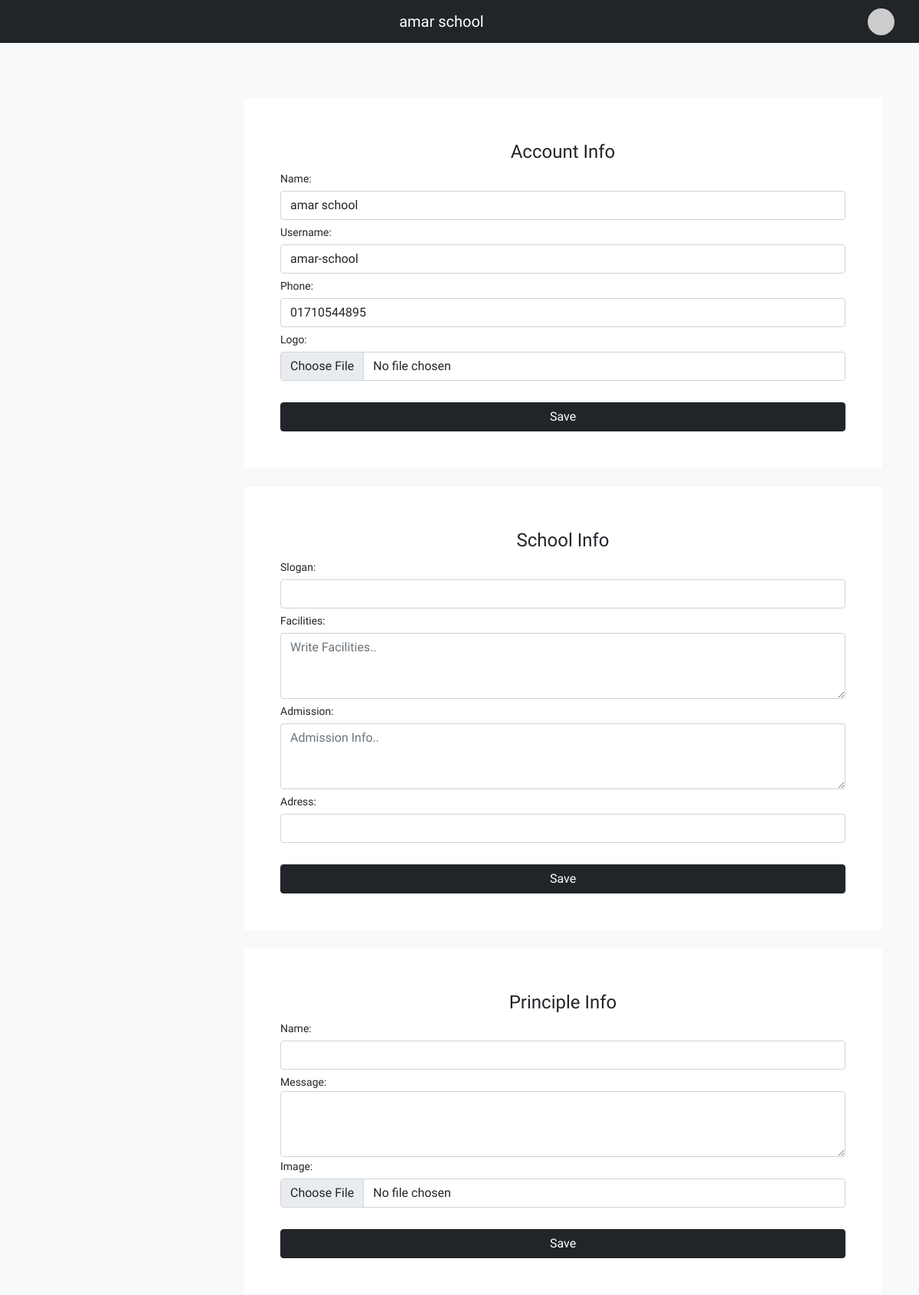
/dashboard/school-info (signed in), run on an earlier commit of the app's database.
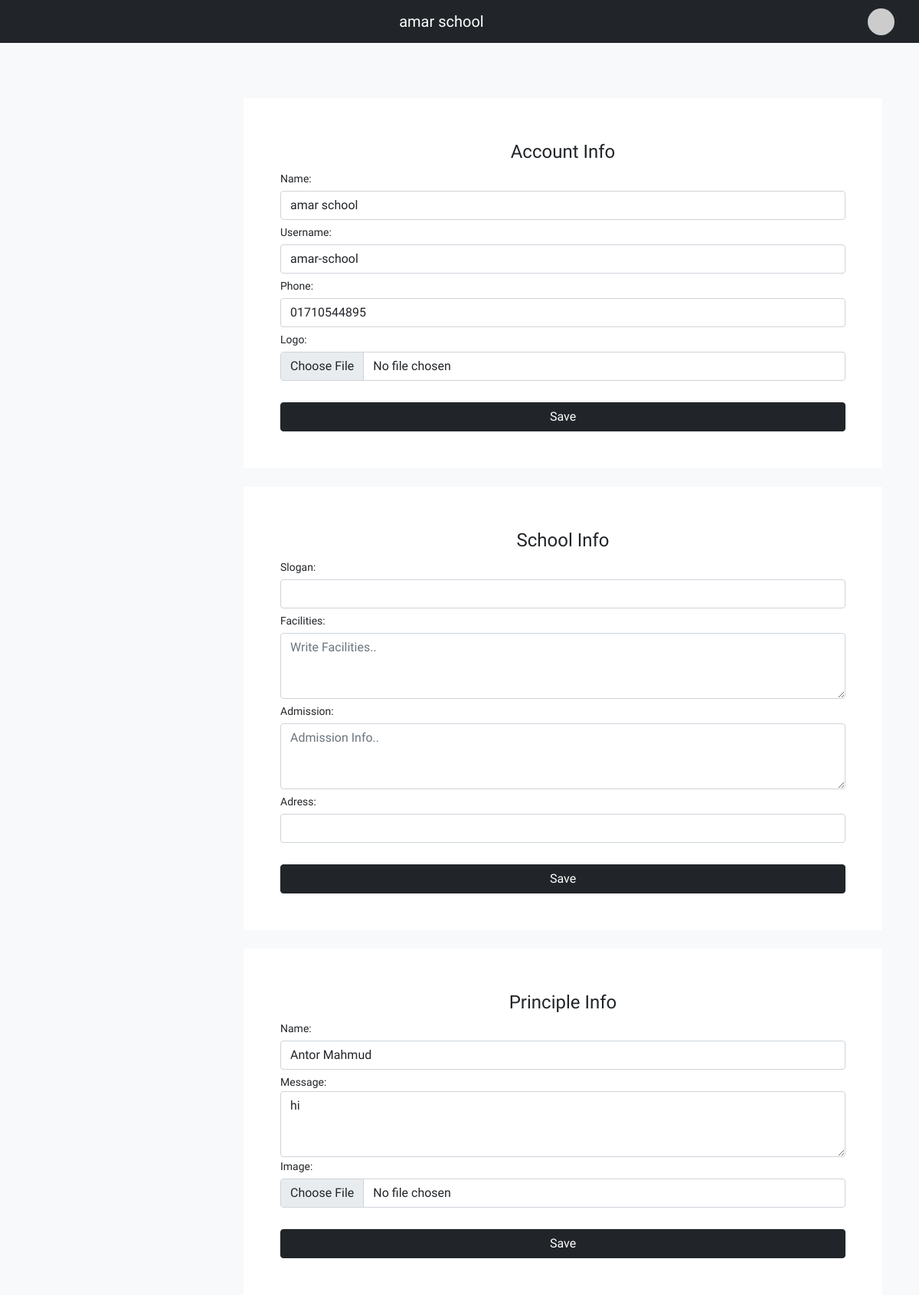
And on a later commit of the database.
### base/models.py (models this page shows, shortened)
class Principle(models.Model):
   school = models.ForeignKey(User, on_delete=models.CASCADE)
   name = models.CharField(max_length=100)
   image = models.FileField(upload_to='principle')
   message = models.TextField()

### base/views.py (the view, shortened to what this page needs)
# urls.py: path('dashboard/school-info', school_info, name='si'),
def school_info(r):
  si = SchoolInfo.objects.get_or_create(school=r.user)
  p = Principle.objects.filter(school=r.user)[0]
  return render(r, 'dashboard/info.html',context={'p':p,'si':si})

### base/context_processors.py (called while the page is built)
def get_subjects(r):
  context = {'subjects': Subject.objects.all()}
  return context

def get_classes(r):
  context = {'classes': Class.objects.filter(school__id=r.user.id)}
  return context

def get_years(r):
  context = {'years':Year.objects.all()}
  return context

def get_sec(r):
  context = {'sections':Section.objects.all()}
  return context

def get_day(r):
  context = {'days':Day.objects.all()}
  return context

### base/models.py (called while the page is built)
  def __str__(self):
    return self.name

### templates/dashboard/info.html (shortened to what this page needs)
{% extends 'dashboard/dashboard.html' %}
{% block body %}
<div class="col-md-12">
<section class="container">
    <div class="p-5 card-body bg-white">
        <h4 class="my-2 text-center text-dark">
            Account Info
        </h4>
        <form id="frm" enctype="multipart/form-data" onsubmit="submitForm()">
            <small>Name:</small>
            <input class="form-control my-1" type="text" name="name" value="{{request.user.name}}">
            <small>Username:</small>
            <input class="form-control my-1" type="text" name="un" value="{{request.user.username}}">
            <small>Phone:</small>
            <input class="form-control my-1" type="text" name="number" value="{{request.user.number}}">
            <small>Logo:</small>
            <input class="form-control my-1" type="file" name="logo">
            <br> <input type="hidden" value={{request.user.username}} name="clg">
            <button id="svbtn" type="submit" class="w-100 btn btn-dark">Save</button>
        </form>
    </div>
    <br>
    <div class="p-5 card-body bg-white">
        <h4 class="my-2 text-center text-dark">
            School Info
        </h4>
        <form id="frm1" onsubmit="submitFormx()">
            <small>Slogan:</small>
            <input class="form-control my-1" type="text" name="slogan" value="{{si.slogan}}">
            <small>Facilities:</small>
           <textarea name="facilities" class="form-control my-1" rows="3" placeholder="Write Facilities..">{{si.facilities}}</textarea>
            <small>Admission:</small>
            <textarea name="addmission" class="form-control my-1" rows="3" placeholder="Admission Info..">{{si.admission}}</textarea>
            <small>Adress:</small>
            <input class="form-control my-1" type="text" name="address" value="{{si.address}}">
            <br>
            <button id="svbtn1" type="submit" class="w-100 btn btn-dark">Save</button>
        </form>
    </div>
<br>
    <div class="my2 p-5 card-body bg-white">
        <h4 class="my-2 text-center text-dark">
            Principle Info
        </h4>
        <form id="frmp" enctype="multipart/form-data" onsubmit="prin()">
            <small>Name:</small>
            <input class="form-control my-1" type="text" name="namep" value="{{p.name}}">
            <small>Message:</small>
           <textarea name="mess" id="" class="form-control" rows="3">{{p.message}}</textarea>
            <small>Image:</small>
            <input class="form-control my-1" type="file" name="img">
            <br> <input type="hidden" value={{request.user.username}} name="clg">
            <button id="svbtnp" type="submit" class="w-100 btn btn-dark">Save</button>
        </form>
    </div>
  </section>
</div>
{% endblock %}

What changed in the data, as far as the page shows it:
added Principle: namep "Antor Mahmud", mess "hi"
